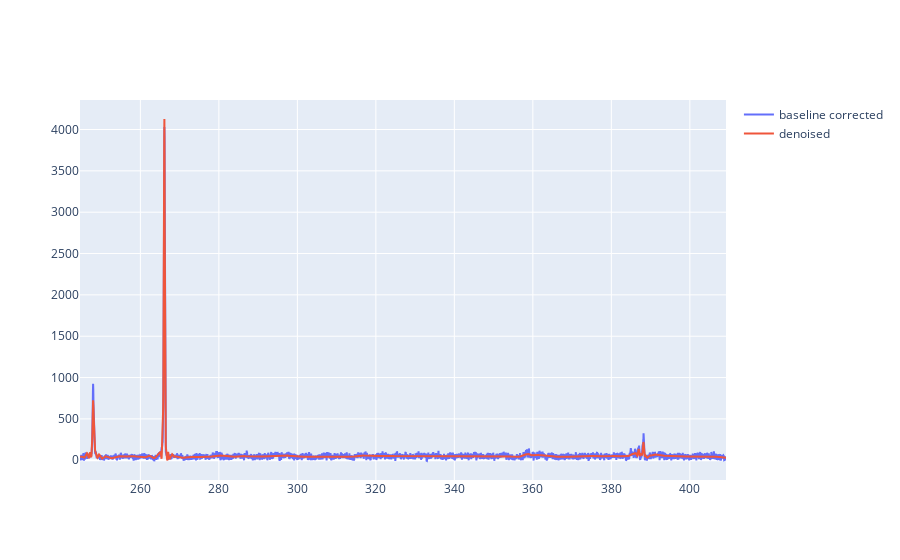

Source (notebook cell):
### Code cell


### Figure 1 — Plotly figure (JSON) as saved in the notebook; plotly's stock layout.template omitted (floating-point values rounded to 4 significant figures; data arrays with more than 128 entries replaced by an {"elided": "..."} marker saying what was removed)
{"data": [{"name": "baseline corrected", "type": "scatter", "x": {"elided": "3966 float values"}, "y": {"elided": "3966 float values"}}, {"name": "denoised", "type": "scatter", "x": {"elided": "3966 float values"}, "y": {"elided": "3966 float values"}}], "layout": {}}
